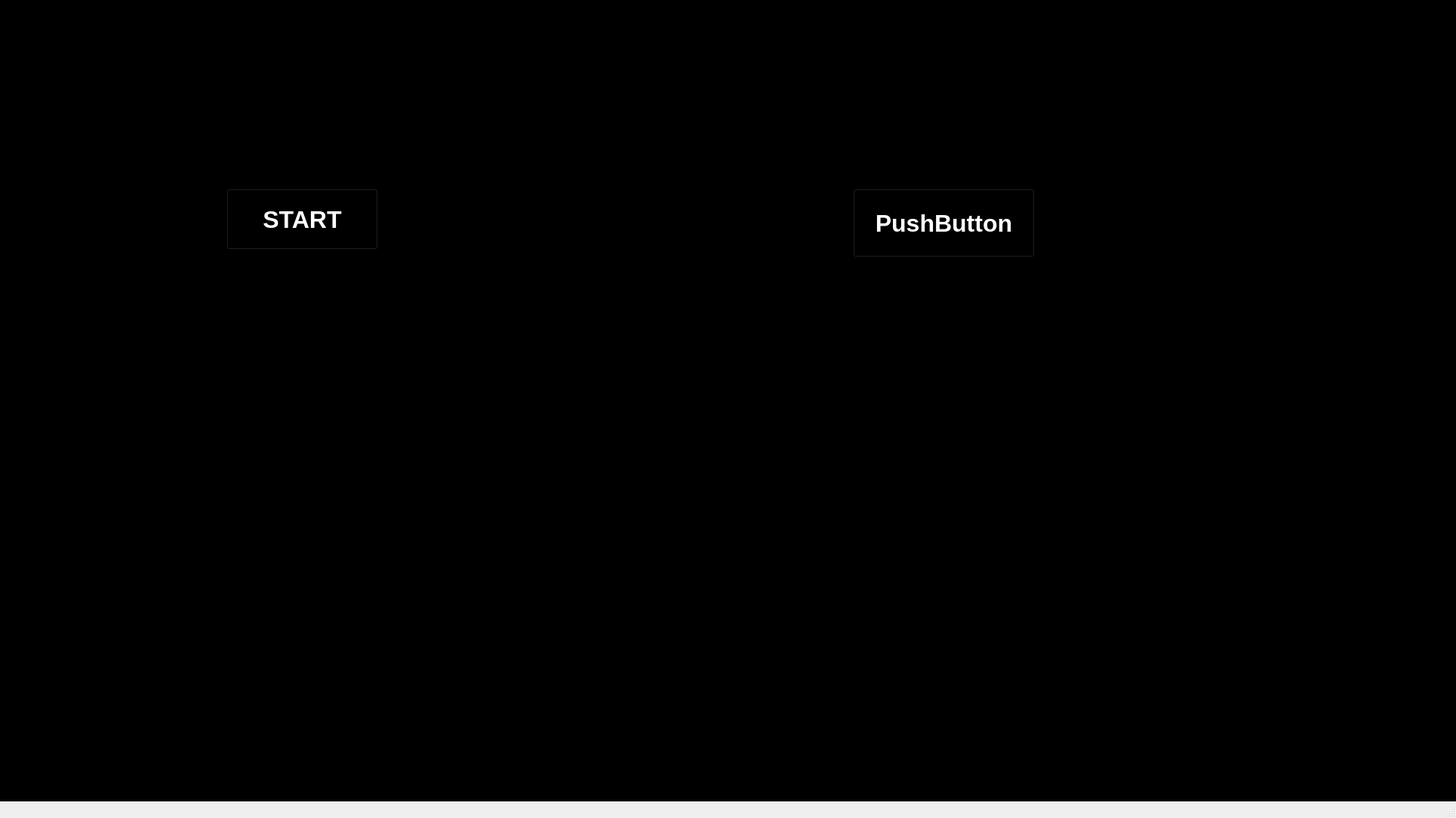
<?xml version="1.0" encoding="UTF-8"?>
<ui version="4.0">
 <class>MainWindow</class>
 <widget class="QMainWindow" name="MainWindow">
  <property name="geometry">
   <rect>
    <x>0</x>
    <y>0</y>
    <width>1929</width>
    <height>1084</height>
   </rect>
  </property>
  <property name="windowTitle">
   <string>MainWindow</string>
  </property>
  <widget class="QWidget" name="centralwidget">
   <widget class="QLabel" name="label_3">
    <property name="geometry">
     <rect>
      <x>-140</x>
      <y>-290</y>
      <width>2111</width>
      <height>1391</height>
     </rect>
    </property>
    <property name="styleSheet">
     <string notr="true">background-color: rgb(0, 0, 0);</string>
    </property>
    <property name="text">
     <string>TextLabel</string>
    </property>
    <property name="scaledContents">
     <bool>true</bool>
    </property>
   </widget>
   <widget class="QLabel" name="label">
    <property name="geometry">
     <rect>
      <x>860</x>
      <y>230</y>
      <width>55</width>
      <height>16</height>
     </rect>
    </property>
    <property name="text">
     <string>TextLabel</string>
    </property>
   </widget>
   <widget class="QLabel" name="label_2">
    <property name="geometry">
     <rect>
      <x>1670</x>
      <y>0</y>
      <width>251</width>
      <height>221</height>
     </rect>
    </property>
    <property name="text">
     <string/>
    </property>
    <property name="pixmap">
     <pixmap>../../c language/OneDrive SB/OneDrive/Pictures/Screenshots/FlickeringSpecificEastrussiancoursinghounds.webp</pixmap>
    </property>
    <property name="scaledContents">
     <bool>false</bool>
    </property>
   </widget>
   <widget class="QLabel" name="label_4">
    <property name="geometry">
     <rect>
      <x>-10</x>
      <y>880</y>
      <width>221</width>
      <height>151</height>
     </rect>
    </property>
    <property name="text">
     <string/>
    </property>
    <property name="pixmap">
     <pixmap>C:/Users/divya/OneDrive/Desktop/jarvis/New folder/fa5c23af3f4cda50a9b49c4071ee4b55.gif</pixmap>
    </property>
    <property name="scaledContents">
     <bool>true</bool>
    </property>
   </widget>
   <widget class="QLabel" name="label_5">
    <property name="geometry">
     <rect>
      <x>30</x>
      <y>30</y>
      <width>55</width>
      <height>16</height>
     </rect>
    </property>
    <property name="text">
     <string>TextLabel</string>
    </property>
   </widget>
   <widget class="QLabel" name="label_6">
    <property name="geometry">
     <rect>
      <x>0</x>
      <y>330</y>
      <width>271</width>
      <height>191</height>
     </rect>
    </property>
    <property name="text">
     <string>TextLabel</string>
    </property>
   </widget>
   <widget class="QLabel" name="label_7">
    <property name="geometry">
     <rect>
      <x>-10</x>
      <y>230</y>
      <width>1931</width>
      <height>651</height>
     </rect>
    </property>
    <property name="text">
     <string/>
    </property>
    <property name="pixmap">
     <pixmap>C:/Users/divya/OneDrive/Desktop/jarvis/New folder/bg2.jpg</pixmap>
    </property>
    <property name="scaledContents">
     <bool>true</bool>
    </property>
   </widget>
   <widget class="QLabel" name="label_8">
    <property name="geometry">
     <rect>
      <x>610</x>
      <y>10</y>
      <width>471</width>
      <height>221</height>
     </rect>
    </property>
    <property name="text">
     <string/>
    </property>
    <property name="pixmap">
     <pixmap>C:/Users/divya/OneDrive/Desktop/jarvis/New folder/lines1.gif</pixmap>
    </property>
   </widget>
   <widget class="QLabel" name="label_11">
    <property name="geometry">
     <rect>
      <x>0</x>
      <y>10</y>
      <width>391</width>
      <height>201</height>
     </rect>
    </property>
    <property name="text">
     <string/>
    </property>
    <property name="pixmap">
     <pixmap>C:/Users/divya/Downloads/Jarvis_Loading_Screen.gif</pixmap>
    </property>
   </widget>
   <widget class="QLabel" name="label_9">
    <property name="geometry">
     <rect>
      <x>10</x>
      <y>470</y>
      <width>55</width>
      <height>16</height>
     </rect>
    </property>
    <property name="text">
     <string>TextLabel</string>
    </property>
   </widget>
   <widget class="QLabel" name="label_10">
    <property name="geometry">
     <rect>
      <x>30</x>
      <y>440</y>
      <width>55</width>
      <height>16</height>
     </rect>
    </property>
    <property name="text">
     <string>TextLabel</string>
    </property>
   </widget>
   <widget class="QLabel" name="label_12">
    <property name="geometry">
     <rect>
      <x>4</x>
      <y>285</y>
      <width>491</width>
      <height>581</height>
     </rect>
    </property>
    <property name="text">
     <string/>
    </property>
    <property name="pixmap">
     <pixmap>C:/Users/divya/OneDrive/Desktop/jarvis/New folder/fram1.png</pixmap>
    </property>
    <property name="scaledContents">
     <bool>true</bool>
    </property>
   </widget>
   <widget class="QLabel" name="label_13">
    <property name="geometry">
     <rect>
      <x>40</x>
      <y>390</y>
      <width>411</width>
      <height>341</height>
     </rect>
    </property>
    <property name="text">
     <string/>
    </property>
    <property name="pixmap">
     <pixmap>C:/Users/divya/OneDrive/Desktop/jarvis/New folder/ironman3.gif</pixmap>
    </property>
    <property name="scaledContents">
     <bool>true</bool>
    </property>
   </widget>
   <widget class="QLabel" name="label_14">
    <property name="geometry">
     <rect>
      <x>1460</x>
      <y>270</y>
      <width>471</width>
      <height>591</height>
     </rect>
    </property>
    <property name="text">
     <string/>
    </property>
    <property name="pixmap">
     <pixmap>C:/Users/divya/OneDrive/Desktop/jarvis/New folder/frame1_flip.png</pixmap>
    </property>
    <property name="scaledContents">
     <bool>true</bool>
    </property>
   </widget>
   <widget class="QLabel" name="label_15">
    <property name="geometry">
     <rect>
      <x>1500</x>
      <y>400</y>
      <width>401</width>
      <height>311</height>
     </rect>
    </property>
    <property name="text">
     <string/>
    </property>
    <property name="pixmap">
     <pixmap>C:/Users/divya/OneDrive/Desktop/jarvis/New folder/ironman3_flipped.gif</pixmap>
    </property>
    <property name="scaledContents">
     <bool>true</bool>
    </property>
   </widget>
   <widget class="QLabel" name="label_16">
    <property name="geometry">
     <rect>
      <x>280</x>
      <y>800</y>
      <width>331</width>
      <height>71</height>
     </rect>
    </property>
    <property name="text">
     <string>TextLabel</string>
    </property>
   </widget>
   <widget class="QLabel" name="label_17">
    <property name="geometry">
     <rect>
      <x>990</x>
      <y>800</y>
      <width>361</width>
      <height>71</height>
     </rect>
    </property>
    <property name="text">
     <string>TextLabel</string>
    </property>
   </widget>
   <widget class="QPushButton" name="pushButton">
    <property name="geometry">
     <rect>
      <x>300</x>
      <y>250</y>
      <width>201</width>
      <height>81</height>
     </rect>
    </property>
    <property name="font">
     <font>
      <pointsize>24</pointsize>
      <weight>75</weight>
      <bold>true</bold>
     </font>
    </property>
    <property name="styleSheet">
     <string notr="true">background: transparent;
color: rgb(255, 255, 255);</string>
    </property>
    <property name="text">
     <string>START</string>
    </property>
   </widget>
   <widget class="QPushButton" name="pushButton_2">
    <property name="geometry">
     <rect>
      <x>1130</x>
      <y>250</y>
      <width>241</width>
      <height>91</height>
     </rect>
    </property>
    <property name="font">
     <font>
      <pointsize>24</pointsize>
      <weight>75</weight>
      <bold>true</bold>
     </font>
    </property>
    <property name="styleSheet">
     <string notr="true">background: transparent;
color: white;</string>
    </property>
    <property name="text">
     <string>PushButton</string>
    </property>
   </widget>
   <widget class="QLabel" name="label_18">
    <property name="geometry">
     <rect>
      <x>490</x>
      <y>360</y>
      <width>981</width>
      <height>381</height>
     </rect>
    </property>
    <property name="text">
     <string/>
    </property>
    <property name="pixmap">
     <pixmap>C:/Users/divya/OneDrive/Desktop/jarvis/New folder/8be4efc0a8e5bc4903aae00db82cb982.gif</pixmap>
    </property>
    <property name="scaledContents">
     <bool>true</bool>
    </property>
   </widget>
   <widget class="QLabel" name="label_19">
    <property name="geometry">
     <rect>
      <x>1730</x>
      <y>890</y>
      <width>191</width>
      <height>131</height>
     </rect>
    </property>
    <property name="text">
     <string/>
    </property>
    <property name="pixmap">
     <pixmap>../../c language/OneDrive SB/OneDrive/Pictures/Screenshots/BeneficialThoroughAgama-max-1mb.gif</pixmap>
    </property>
    <property name="scaledContents">
     <bool>true</bool>
    </property>
   </widget>
   <widget class="QLabel" name="label_20">
    <property name="geometry">
     <rect>
      <x>1200</x>
      <y>10</y>
      <width>421</width>
      <height>191</height>
     </rect>
    </property>
    <property name="text">
     <string>TextLabel</string>
    </property>
   </widget>
  </widget>
  <widget class="QMenuBar" name="menubar">
   <property name="geometry">
    <rect>
     <x>0</x>
     <y>0</y>
     <width>1929</width>
     <height>26</height>
    </rect>
   </property>
  </widget>
  <widget class="QStatusBar" name="statusbar"/>
 </widget>
 <resources/>
 <connections/>
</ui>
